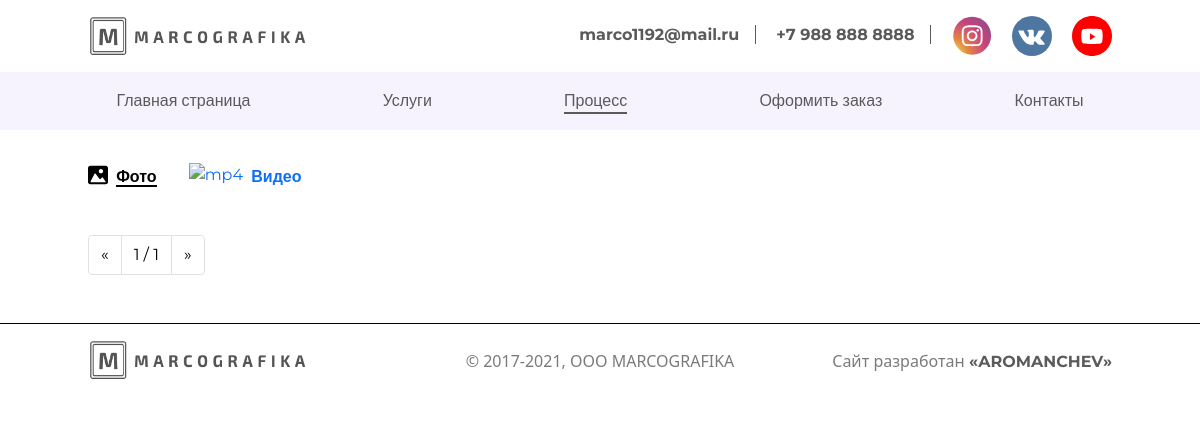
Page /process/ on the earlier database version.
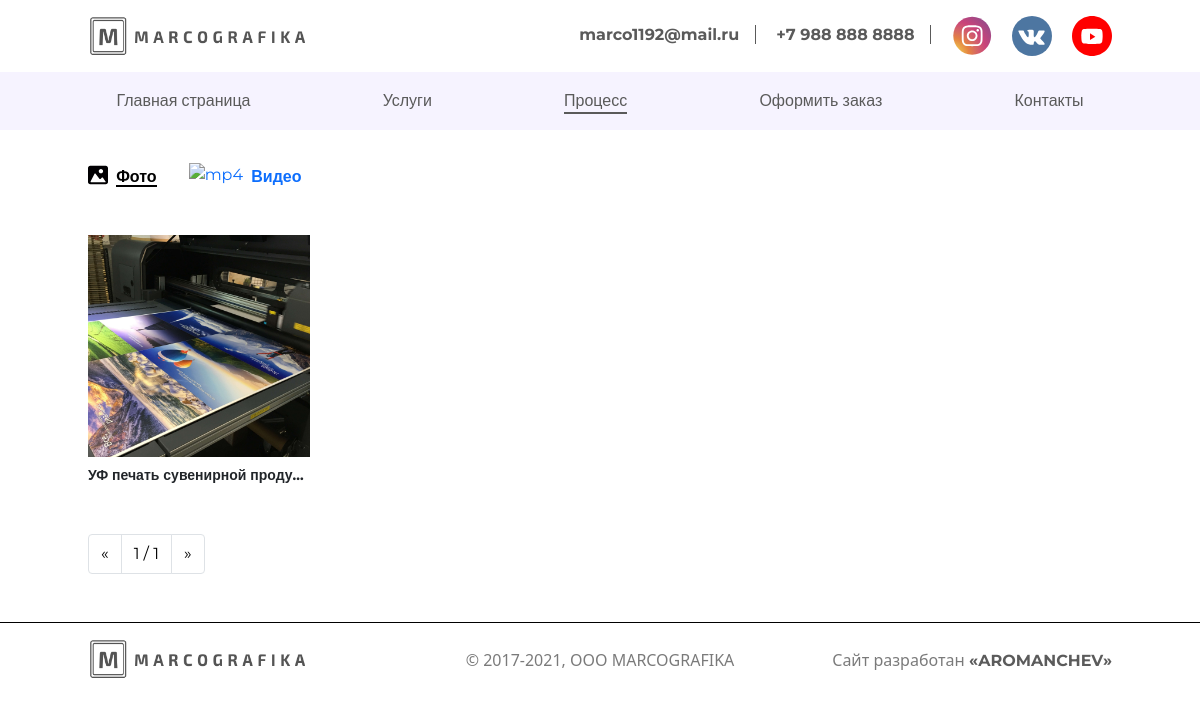
Same page on the later database version.
### mediabank/models.py (models this page shows, shortened)
class PhotoMedia(models.Model):
    name = models.CharField(max_length=200, db_index=True)
    description = models.TextField(blank=True)
    slug = models.SlugField(max_length=200, db_index=True)
    image = models.ImageField(upload_to='products/%Y/%m/%d', blank=True)
    class Meta:
        ordering = ('name',)
        verbose_name = 'Пример работ(Фото)'
        verbose_name_plural = 'Пример работ(Фото)'
        index_together = (('id', 'slug'),)

### mediabank/views.py (the view)
def media_photo(request, category_slug=None):
    category = None
    mediaFile = PhotoMedia.objects.filter()
    mediaFileVideo = VideoMedia.objects.filter()
    paginator = Paginator(mediaFile, 16)
    paginatorVideo = Paginator(mediaFileVideo, 6)
    page = request.GET.get('page')
    try:
        mediaFile = paginator.page(page)
        mediaFileVideo = paginatorVideo.page(page)
    except PageNotAnInteger:
        mediaFile = paginator.page(1)
        mediaFileVideo = paginatorVideo.page(1)
    except EmptyPage:
        mediaFile = paginator.page(paginator.num_pages)
        mediaFileVideo = paginatorVideo.page(paginatorVideo.num_pages)
    return render(request, 'mediabank/mediabank.html', {'mediaFile': mediaFile, 'mediaFileVideo': mediaFileVideo})

### mediabank/templates/mediabank/mediabank.html (shortened to what this page needs)
{% extends 'main/index.html' %} {% load static %}
{%block styles%}
<link rel="stylesheet" type="text/css" href="{% static 'css/mediabank.css' %}" />
{%endblock%}
{% block content %}
<ul class="nav nav-pills mb-3" id="pills-tab" role="tablist">
    <li class="nav-item" role="presentation">
        <button class="nav-link active" id="pills-home-tab" data-bs-toggle="pill" data-bs-target="#pills-home"
            type="button" role="tab" aria-controls="pills-home" aria-selected="true">
            <img src={% static 'media/icons/image.svg' %} alt="img" width="20" height="20" />
            <span>Фото</span>
        </button>
    </li>
    <li class="nav-item" role="presentation">
        <button class="nav-link" id="pills-profile-tab" data-bs-toggle="pill" data-bs-target="#pills-profile"
            type="button" role="tab" aria-controls="pills-profile" aria-selected="false">
            <img src={% static 'media/icons/video.svg' %} alt="mp4" width="20" height="20" />
            <span>
                Видео
            </span>
        </button>
    </li>
</ul>
<div class="tab-content" id="pills-tabContent">
    <div class="tab-pane fade show active" id="pills-home" role="tabpanel" aria-labelledby="pills-home-tab">
        <div class="mediabank-image">
            {% for photo in mediaFile %}
            <div class="mediabank-image__item">
                <a href="#{{photo.image.url}}" class="open-modal-image">
                    <img class="images" src="{{photo.image.url}}" />
                </a>
                <p title={{photo.name}}>{{photo.name}}</p>
            </div>
            {%endfor%}
        </div>
        {% include "./pagination.html" with page=mediaFile %}
    </div>
</div>
{% endblock %}
{%block footer%}
<footer class="default">
    <div class="footer__container">
        <div class="container__content">
            <div class="content">
                <a href="{%url 'index' %}">
                    <img src={% static "media/icons/logo.png" %} alt="logo" width="220" height="40" />
                </a>
                <span class="date">© 2017-2021, OOO MARCOGRAFIKA</span>
                <span>Сайт разработан <a href>«AROMANCHEV»</a></span>
            </div>
        </div>
    </div>
</footer>
{%endblock%}

Differences in the rows shown:
added PhotoMedia: image (picture), name "УФ печать сувенирной проду…"
